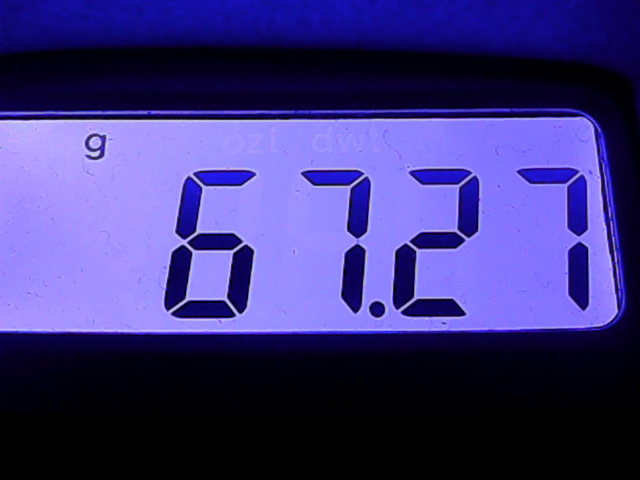
#> input picture capturedImage.jpg, 1280 x 960 px (shown at 1/2 size)
$ python -i test_request.py   (imports and definitions only)
#> lines starting #> are read from the running program, lines starting #| are printed output that depends on the picture; after the words box and inside, x2 and y2 are one past the last pixel; in counts of white or black regions, pixels touching at a corner belong together
#> further down, picture is the input picture: shape (960, 1280, 3); mean B, G, R 123.4, 52.3, 60.2
import numpy as np
import pandas as pd
import matplotlib.pyplot as plt
import cv2
from datetime import datetime
import requests

def console_log(message):
    print("" + datetime.now().strftime("%d/%m/%Y %H:%M:%S") + " | " + message)


def preProcessImage(raw_image):

    imgGray = cv2.cvtColor(raw_image, cv2.COLOR_BGR2GRAY)
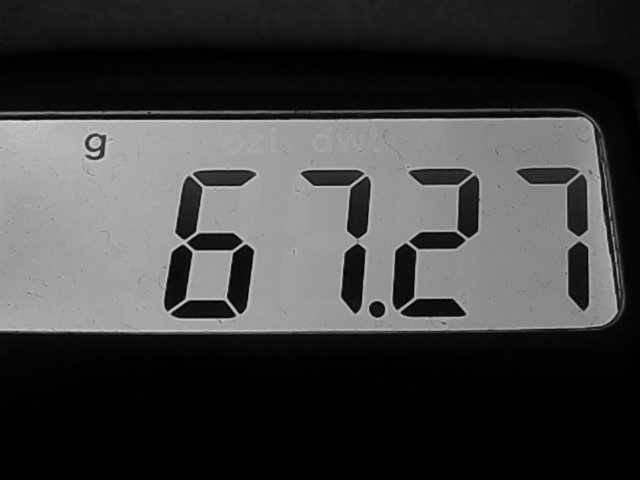
#> imgGray: shape (960, 1280) (shown at 1/2 size); min 0, max 222, mean 62.7
    imgBlur = cv2.GaussianBlur(imgGray,(9,9),8)
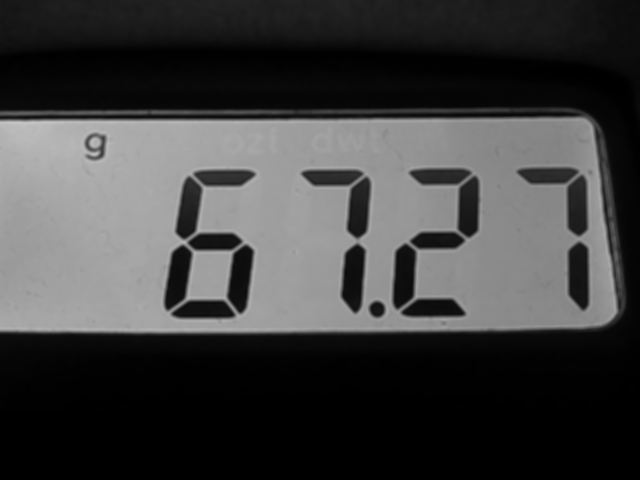
#> imgBlur: shape (960, 1280) (shown at 1/2 size); min 0, max 199, mean 62.7

    # Cropping the Image to extract the Area Where the Digigit Appear
    # 1.2MP 1280x960
    croppedImage = imgBlur[325:648, 100:1198]
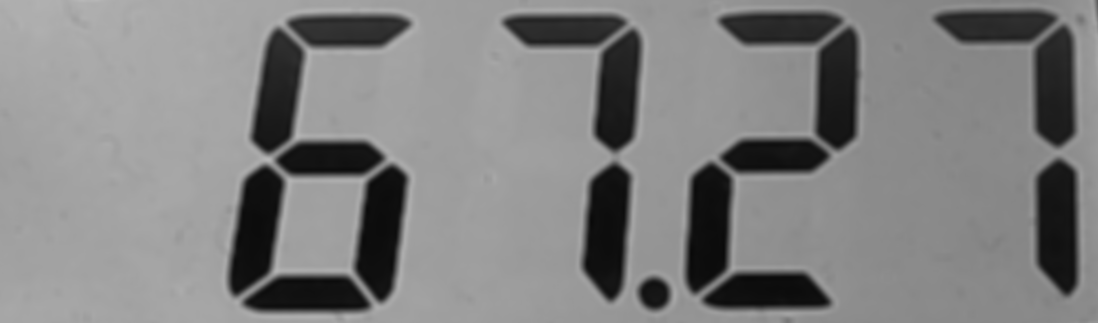
#> croppedImage: shape (323, 1098); min 9, max 183, mean 129.2
    # 0.9MP 1280x720
    # croppedImage = imgGray[205:525, 100:1198]
    # cv2.imshow("Cropped Image", croppedImage)

    # Thresholding the Image
    ret, threshImage = cv2.threshold(croppedImage, 100, 255, cv2.THRESH_BINARY)
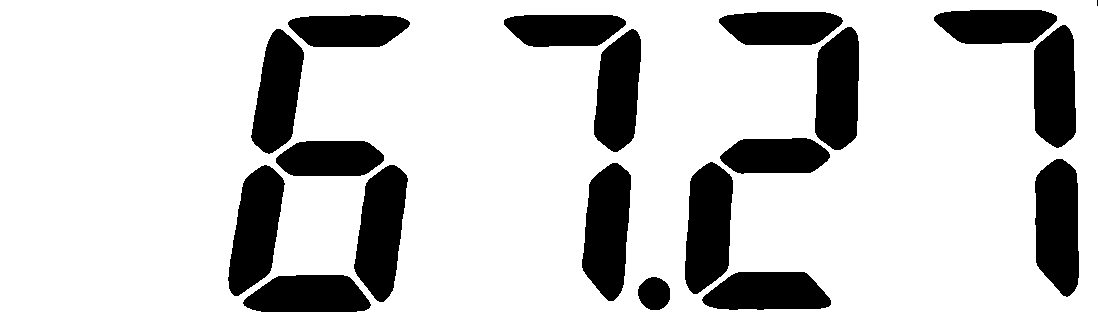
#> threshImage: shape (323, 1098); 80.1% white; 19 black regions (1 under 20 px), largest, box (x1, y1, x2, y2) and area: (582, 163, 631, 301) 5069, (1035, 159, 1079, 297) 5054, (354, 165, 408, 302) 4997

    # Margings/ Bounderies of the Digits -> For Cropping
    marginList = [(0, 215), (225, 440), (450, 655), (680, 880), (890, threshImage.shape[1] )]

    rows = []

    # There are only 5 digits to extracted from the LCD Display
    for i in range(5):
        # print(marginList[i][0])
        digit = threshImage[:, marginList[i][0] : marginList[i][1]]

        # digitText = "Digit " + str(i)
        # cv2.imshow(digitText, digit)
        # cv2.imshow("Img" + str(i), digit)
        if isBlankDigit(digit) != True :

            # print("Blank Digit Found")
            digit = cv2.resize(digit, (28, 28))
            # print(digit.shape)
            flatList = digit.flatten()
            newRow = []
            for val in flatList:
                newRow.append(val)
            rows.append(np.array(newRow, 'float').reshape(28, 28))
#> this loop made 5 passes
#> pass 2, in preProcessImage, `digit = threshImage[:, marginList[i][0] : marginList[i][1]]`:
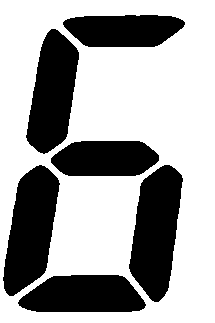
#> digit: shape (323, 215); 64.8% white; 6 black regions, box (x1, y1, x2, y2) and area: (129, 165, 183, 302) 4997, (3, 165, 60, 296) 4823, (26, 29, 79, 154) 4388, (18, 275, 146, 312) 3852, (51, 141, 159, 176) 3200, (63, 15, 185, 47) 3187
#> pass 3, in preProcessImage, `digit = threshImage[:, marginList[i][0] : marginList[i][1]]`:
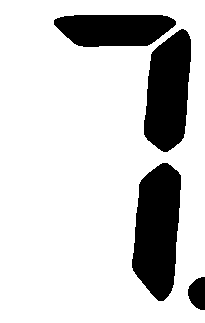
#> digit: shape (323, 205); 80.3% white; 4 black regions, box (x1, y1, x2, y2) and area: (132, 163, 181, 301) 5069, (144, 29, 191, 152) 4344, (54, 15, 176, 47) 3194, (188, 277, 205, 310) 435
#> after the loop:
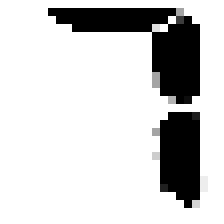
#> digit: shape (28, 28) (shown 8 times larger); min 0, max 255, mean 206.9
#> after the loop, flatList = 784 values, max 255 at index 0, min 0 at index 34, mean 206.9; newRow has the same summary as flatList; rows = 4 items

    return np.array(rows)

def captureImage(resWidth = 1280, resHeight = 960, imageFileName = "capturedImage.jpg", doSave = True, show = False):

    cap = cv2.VideoCapture(1)
    cap.set(3, resWidth)
    cap.set(4, resHeight)
    frame = None

    # Capture frame-by-frame
    for i in range(10):
        ret, frame = cap.read()

    # Our operations on the frame come here
    # gray = cv2.cvtColor(frame, cv2.COLOR_BGR2GRAY)

    # Display the resulting frame
    if show == True :
        cv2.imshow("capturedImage", frame)
        # cv2.waitKey()

    if doSave == True :
        print(imageFileName)
        cv2.imwrite(imageFileName, frame)


    # When everything done, release the capture
    cap.release()
    return frame


# To Check Whether the Area which is cropped is a blank area without a digit
def isBlankDigit(image):
    flatList = image.flatten()
    # print(flatList)
    noOfHighs = 0
    noOfLows = 0
    for val in flatList:
        if val > 250 :
            noOfHighs += 1
    # print(noOfHighs / flatList.size)
    if noOfHighs / flatList.size > 0.95 :
        return True
    else :
        return False


def main():
    print("Capturing Image...")
    rawImage = captureImage()
    content_type = 'image/jpeg'
    headers = {'content-type': content_type}

    _, img_encoded = cv2.imencode('.jpg', rawImage)
    r = requests.post('http://localhost:8000/api/v1/digit-prediction', headers=headers, data=img_encoded.tostring())
    print(r.json())

# [2 lines not run here, left out]

>>> import cv2
>>> picture = cv2.imread('capturedImage.jpg')
>>> result = preProcessImage(picture)
